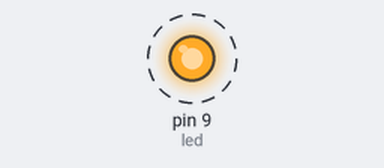
Simulated run of this sketch. Board: Arduino Uno, built with avr-gcc and run on an emulated ATmega328P. Shown: output pins drawn as LEDs (lit = HIGH). Dashed ring = blinking.

Above: at 0.5 s.
Timing chart, 0 to 4.6 s (numbered marks = the images above):
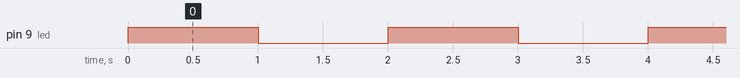

Measured:
- by itself, pin 9 (led): alternates HIGH for 1.0 s and LOW for 1.0 s

The sketch:

led_2.ino
```cpp
const int led = 9;  // Константа - номер контакта светодиода

void setup(){
  pinMode(led, OUTPUT); // Конфигурируем контакт светодиода как выход
  digitalWrite(led, HIGH);  // Устанавливаем значение HIGH на выходе
}

void loop(){
  digitalWrite(led, HIGH);
  delay(1000);
  digitalWrite(led, LOW);
  delay(1000);
}
```
